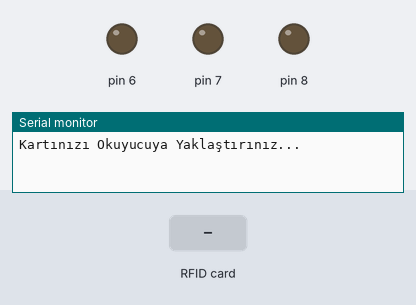
Bench run of a sketch on a simulated Arduino Uno, built with avr-gcc and run on an emulated ATmega328P. On the bench: output pins drawn as LEDs (lit = HIGH), the last lines printed to the serial monitor. Dashed ring = blinking. Inputs (shaded band) come from the test bench. Pins used as bus, display or sensor lines are not drawn.

Above: at 1.2 s.
1.3 s: RFID card 5E 7A 19 C4 held to the reader
2.8 s: RFID card 5E 7A 19 C4 held to the reader
At 3.07 s:
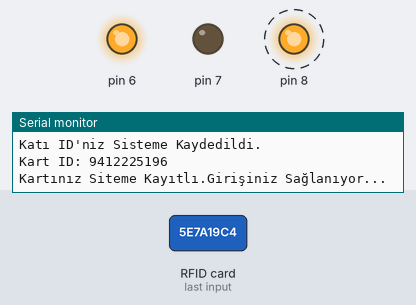
Timing chart, 0 to 5.8 s (numbered marks = the images above; inputs shaded):
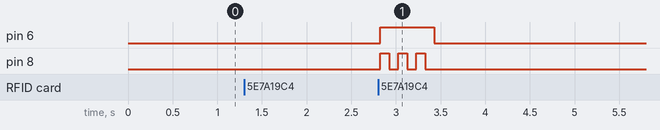

The sketch:

stajProje.ino
```cpp
#include <SPI.h>
#include <MFRC522.h>


String kayitliID[1];
bool kayitsizMi;
int diziIndex = 0;


MFRC522 rfid(10,9);
void setup() {

  pinMode(6,OUTPUT); pinMode(7,OUTPUT); pinMode(8,OUTPUT);
  Serial.begin(9600);
  SPI.begin();
  rfid.PCD_Init();
  Serial.println("Kartınızı Okuyucuya Yaklaştırınız...");
}

void loop() {

  kayitsizMi = false;
  if(!rfid.PICC_IsNewCardPresent()){
    return;
  }

  if(!rfid.PICC_ReadCardSerial()){
    Serial.println("Kart Okunamıyor");
    return;
  }

  String kartID="";
  for(byte i=0;i<rfid.uid.size;i++){
      kartID.concat(String(rfid.uid.uidByte[i],DEC));
  }

  kartID.toUpperCase();
  Serial.println("Kart ID: "+kartID);


  for(int i=0;i<1;i++){
    if(kayitliID[i] == kartID){
      Serial.println("Kartınız Siteme Kayıtlı.Girişiniz Sağlanıyor...");
      kayitsizMi = true;
      yetkili();
      return;
    }
  }

  if(kayitsizMi == false){
      if(diziIndex == 1){
        Serial.println("Sistem Kapasitesi Doldu!!!");
        yetkisiz();
      }
      else{
        Serial.println("Katı ID'niz Sisteme Kaydedildi.");
        kayitliID[diziIndex] = kartID;
        diziIndex++;
      }
  }


  /*
  if(kartID=="53A67E15"){
    yetkili();
    Serial.println(kartID);
    Serial.println("Yetkili Girişi...");
  }

  else if(kartID=="BC52F437"){
    yetkisiz();
    Serial.println(kartID);
    Serial.println("Yetkisiz Giriş...");
  }
  */
}

void yetkili() {

  digitalWrite(6,HIGH);
  for(byte i=0;i<3;i++){
    digitalWrite(8,HIGH);
    delay(100);
    digitalWrite(8,LOW);
    delay(100);
  }
  digitalWrite(6,LOW);
}

void yetkisiz() {

  digitalWrite(7,HIGH);
  digitalWrite(8,HIGH);
  delay(800);
  digitalWrite(8,LOW);
  delay(800);
  digitalWrite(7,LOW);

}
```

Measured:
- after the input at 2.8 s, pin 6: LOW → HIGH at once, → LOW 0.60 s later; pin 8: alternates HIGH for 0.10 s and LOW for 0.10 s, 6 changes in all, then stays LOW, starting at once
